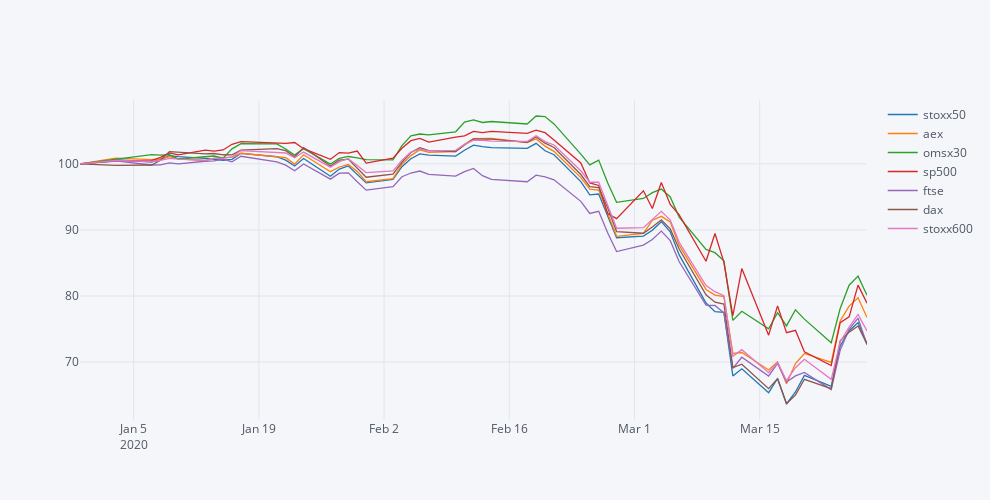

Here is the notebook cell this chart was saved with:
### Code cell
round(fundos, 2).iplot(dimensions=dimensions, colorscale='plotly')
